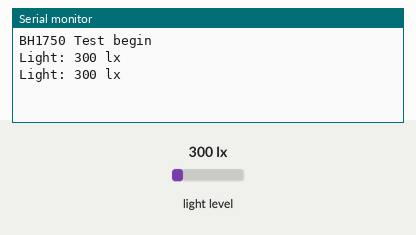
This sketch was run on a simulated ESP8266 (NodeMCU). Parts: the last lines printed to the serial monitor. The test bench sets the inputs (shaded band); at power-on: light level 300 lx.

Above: at 1.8 s.
1.9 s: light level set to 40 lx
At 2.8 s:
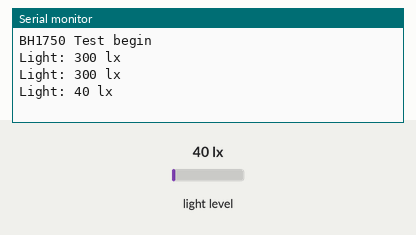
3.4 s: light level set to 500 lx
At 4.8 s:
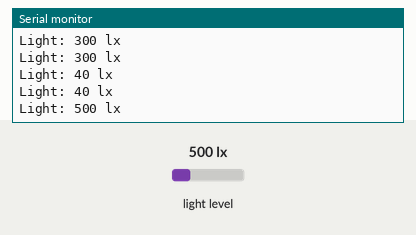
Timing chart, 0 to 6.4 s (numbered marks = the images above; inputs shaded):
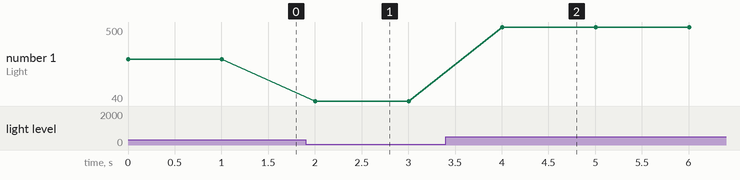

Measured:
- after the input at 1.9 s, the serial monitor: prints a new line after 0.10 s (image 1)
- after the input at 3.4 s, the serial monitor: prints a new line after 0.60 s (image 2)
- plotted number 1: 300 → 40 after the input at 1.9 s, 40 → 500 after the input at 3.4 s

The sketch:

BH1750_short.ino
```cpp
/*
  Example of BH1750 library usage.
  This example initialises the BH1750 object using the default high resolution
  continuous mode and then makes a light level reading every second.
  Connection:
    VCC -> 3V3 or 5V
    GND -> GND
    SCL -> SCL (A5 on Arduino Uno, Leonardo, etc or 21 on Mega and Due, on esp8266 free selectable)
    SDA -> SDA (A4 on Arduino Uno, Leonardo, etc or 20 on Mega and Due, on esp8266 free selectable)
    ADD -> (not connected) or GND
  ADD pin is used to set sensor I2C address. If it has voltage greater or equal to
  0.7VCC voltage (e.g. you've connected it to VCC) the sensor address will be
  0x5C. In other case (if ADD voltage less than 0.7 * VCC) the sensor address will
  be 0x23 (by default).
*/

#include <Wire.h>
#include <BH1750.h>

BH1750 lightMeter;


void setup(){

  Serial.begin(115200);

  // Initialize the I2C bus (BH1750 library doesn't do this automatically)
  Wire.begin(23,22);
  // On esp8266 you can select SCL and SDA pins using Wire.begin(D4, D3);

  lightMeter.begin();

  Serial.println(F("BH1750 Test begin"));

}


void loop() {

  uint16_t lux = lightMeter.readLightLevel();
  Serial.print("Light: ");
  Serial.print(lux);
  Serial.println(" lx");
  delay(1000);

}
```
